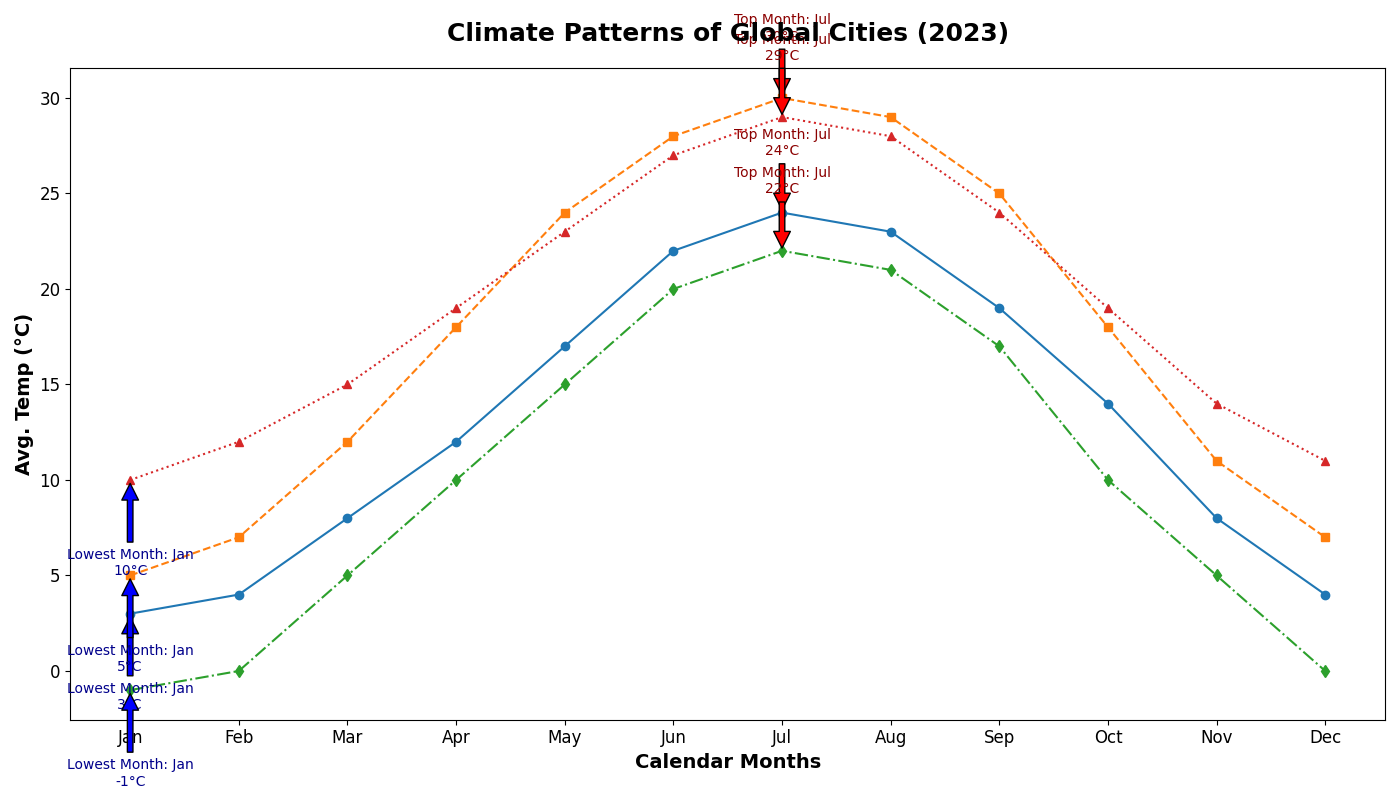

Python code for this plot:
import matplotlib.pyplot as plt
import numpy as np

months = np.array(['Jan', 'Feb', 'Mar', 'Apr', 'May', 'Jun', 'Jul', 'Aug', 'Sep', 'Oct', 'Nov', 'Dec'])

city_a_temps = np.array([3, 4, 8, 12, 17, 22, 24, 23, 19, 14, 8, 4])
city_b_temps = np.array([5, 7, 12, 18, 24, 28, 30, 29, 25, 18, 11, 7])
city_c_temps = np.array([-1, 0, 5, 10, 15, 20, 22, 21, 17, 10, 5, 0])
city_d_temps = np.array([10, 12, 15, 19, 23, 27, 29, 28, 24, 19, 14, 11])

fig, ax = plt.subplots(figsize=(14, 8))

ax.plot(months, city_a_temps, marker='o', linestyle='-')
ax.plot(months, city_b_temps, marker='s', linestyle='--')
ax.plot(months, city_c_temps, marker='d', linestyle='-.')
ax.plot(months, city_d_temps, marker='^', linestyle=':')

ax.set_title("Climate Patterns of Global Cities (2023)", fontsize=18, fontweight='bold', pad=20)
ax.set_xlabel("Calendar Months", fontsize=14, weight='bold')
ax.set_ylabel("Avg. Temp (°C)", fontsize=14, weight='bold')

for city_temps in [city_a_temps, city_b_temps, city_c_temps, city_d_temps]:
    hottest_month = months[np.argmax(city_temps)]
    coldest_month = months[np.argmin(city_temps)]
    hottest_temp = np.max(city_temps)
    coldest_temp = np.min(city_temps)
    
    ax.annotate(f'Top Month: {hottest_month}\n{hottest_temp}°C', 
                xy=(hottest_month, hottest_temp), 
                xytext=(hottest_month, hottest_temp + 3), 
                arrowprops=dict(facecolor='red', shrink=0.05), 
                fontsize=10, color='darkred', ha='center')
    
    ax.annotate(f'Lowest Month: {coldest_month}\n{coldest_temp}°C', 
                xy=(coldest_month, coldest_temp), 
                xytext=(coldest_month, coldest_temp - 5), 
                arrowprops=dict(facecolor='blue', shrink=0.05), 
                fontsize=10, color='darkblue', ha='center')

plt.xticks(fontsize=12)
plt.yticks(fontsize=12)
plt.tight_layout()
plt.show()
